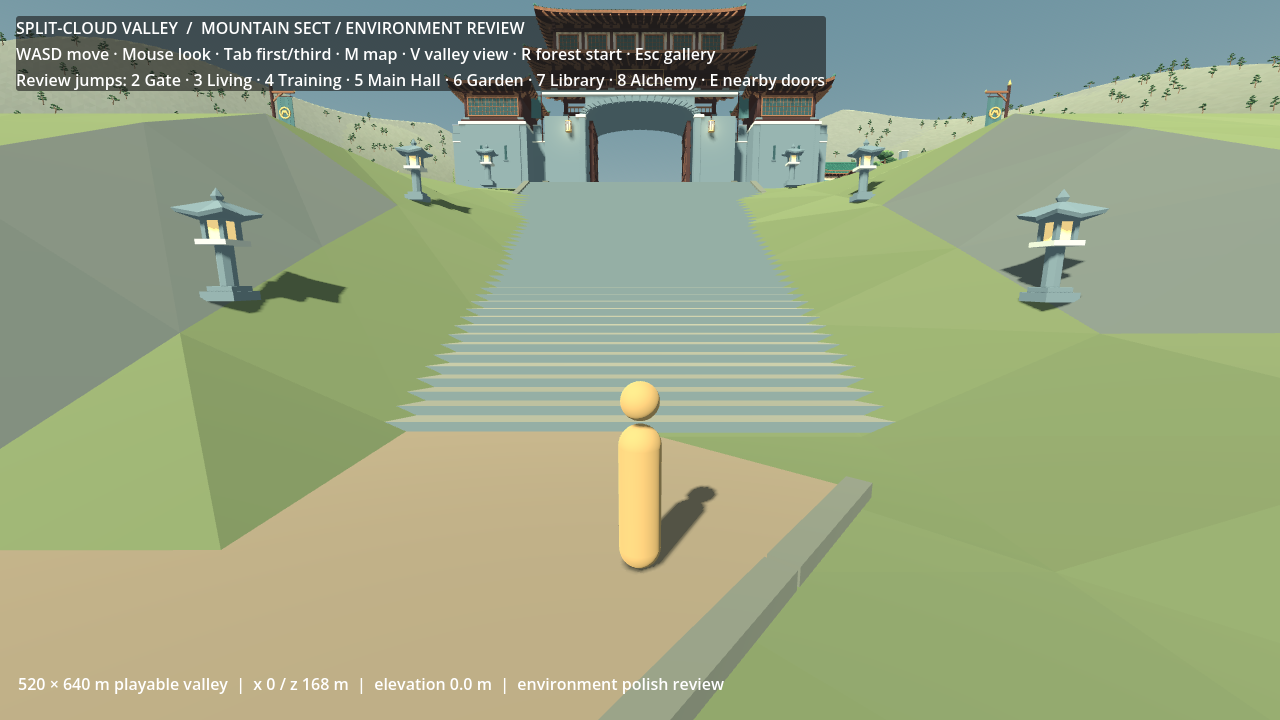
#> input picture prototype/CultivationSect_LowPoly_Test/reports/phase4b-stairs/before-arrival-flight-tpp.png, 1280 x 720 px; its folder holds 4 pictures in this run
$ python make_comparisons.py
#> lines starting #> are read from the running program, lines starting #| are printed output that depends on the picture
from pathlib import Path
from PIL import Image,ImageDraw,ImageFont
OUT=Path(__file__).resolve().parent
font=ImageFont.truetype('C:/Windows/Fonts/segoeui.ttf',22)
for name in ['arrival-flight-tpp','living-flight-tpp','arrival-upper-tpp','living-upper-tpp','arrival-edge','living-edge']:
    board=Image.new('RGB',(1920,580),'#19292c')
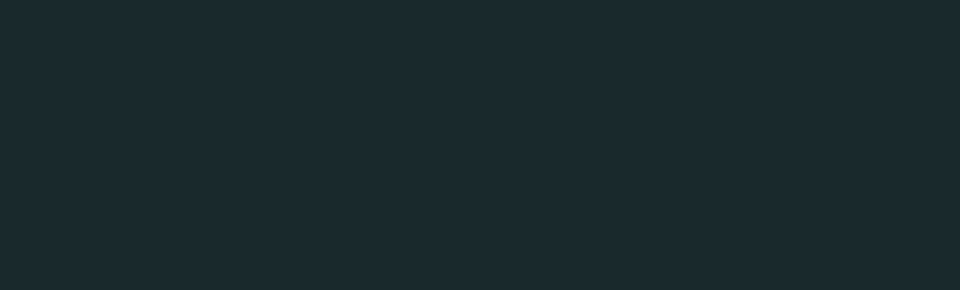
#> board: PIL image 1920x580 RGB (shown at 1/2 size); mean R, G, B 25, 41, 44
    draw=ImageDraw.Draw(board)
    for i,phase in enumerate(['before','after']):
        image=Image.open(OUT/f'{phase}-{name}.png')
#> image is the input picture: PIL image 1280x720 RGBA; mean R, G, B, A 152.4, 164.9, 130.5, 255
        image.thumbnail((960,540))
#> image: PIL image 960x540 RGBA
        board.paste(image,(i*960,40))
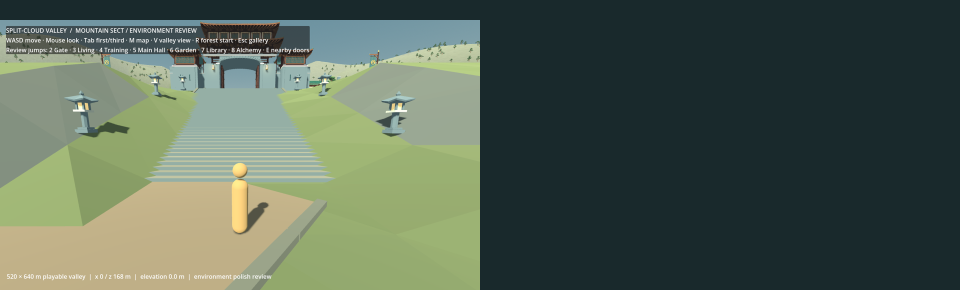
#> board: PIL image 1920x580 RGB (shown at 1/2 size); mean R, G, B 84.3, 98.7, 84.3
#> (the run stopped early here; a loop or call above may not have finished)
